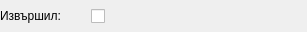
<?xml version="1.0" encoding="UTF-8"?>
<ui version="4.0">
 <class>DentistMadeWidget</class>
 <widget class="QWidget" name="DentistMadeWidget">
  <property name="geometry">
   <rect>
    <x>0</x>
    <y>0</y>
    <width>307</width>
    <height>32</height>
   </rect>
  </property>
  <property name="sizePolicy">
   <sizepolicy hsizetype="Preferred" vsizetype="Fixed">
    <horstretch>0</horstretch>
    <verstretch>0</verstretch>
   </sizepolicy>
  </property>
  <property name="maximumSize">
   <size>
    <width>16777215</width>
    <height>32</height>
   </size>
  </property>
  <property name="windowTitle">
   <string>DentistMadeWidget</string>
  </property>
  <layout class="QHBoxLayout" name="horizontalLayout">
   <property name="spacing">
    <number>0</number>
   </property>
   <property name="leftMargin">
    <number>0</number>
   </property>
   <property name="topMargin">
    <number>0</number>
   </property>
   <property name="rightMargin">
    <number>0</number>
   </property>
   <property name="bottomMargin">
    <number>0</number>
   </property>
   <item>
    <widget class="QLabel" name="label_2">
     <property name="sizePolicy">
      <sizepolicy hsizetype="Maximum" vsizetype="Preferred">
       <horstretch>0</horstretch>
       <verstretch>0</verstretch>
      </sizepolicy>
     </property>
     <property name="minimumSize">
      <size>
       <width>91</width>
       <height>0</height>
      </size>
     </property>
     <property name="maximumSize">
      <size>
       <width>91</width>
       <height>16777215</height>
      </size>
     </property>
     <property name="text">
      <string>Извършил:</string>
     </property>
    </widget>
   </item>
   <item>
    <widget class="QCheckBox" name="madeByCheck">
     <property name="sizePolicy">
      <sizepolicy hsizetype="Expanding" vsizetype="Preferred">
       <horstretch>0</horstretch>
       <verstretch>0</verstretch>
      </sizepolicy>
     </property>
     <property name="minimumSize">
      <size>
       <width>0</width>
       <height>0</height>
      </size>
     </property>
     <property name="maximumSize">
      <size>
       <width>16777215</width>
       <height>16777215</height>
      </size>
     </property>
     <property name="text">
      <string/>
     </property>
    </widget>
   </item>
  </layout>
 </widget>
 <layoutdefault spacing="6" margin="11"/>
 <resources/>
 <connections/>
</ui>
